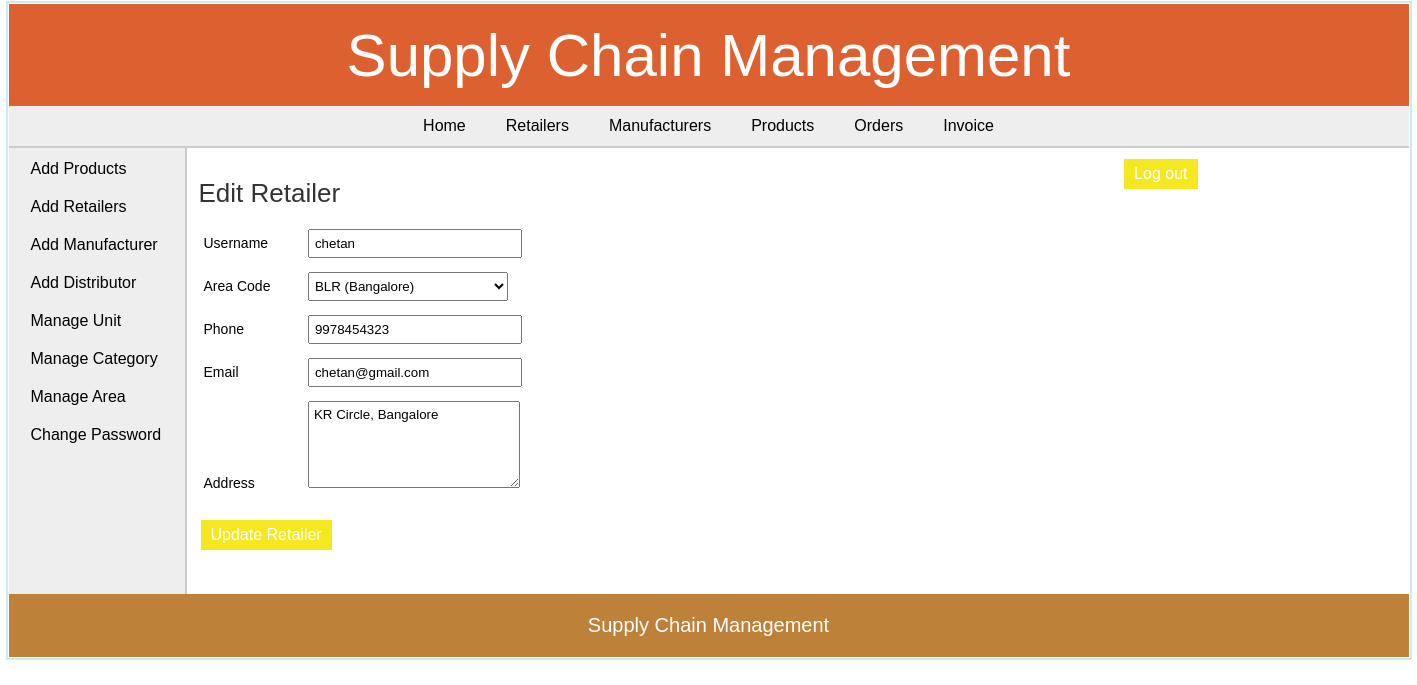
The page /admin/edit_retailer.php?id=1 (signed in) on the database its author committed.
### tables this page shows
CREATE TABLE `retailer` (
  `retailer_id` int(11) NOT NULL,
  `username` varchar(25) NOT NULL,
  `password` varchar(25) NOT NULL,
  `address` varchar(200) NOT NULL,
  `area_id` int(11) NOT NULL,
  `phone` varchar(10) NOT NULL,
  `email` varchar(50) DEFAULT NULL
);

CREATE TABLE `area` (
  `area_id` int(11) NOT NULL,
  `area_name` varchar(50) NOT NULL,
  `area_code` varchar(10) NOT NULL
);

### admin/edit_retailer.php (the view, shortened to what this page needs)
<?php
	include("../includes/config.php");
	if(isset($_SESSION['admin_login'])) {
		if($_SESSION['admin_login'] == true) {
			$id = $_GET['id'];
			$query_selectRetailerDetails = "SELECT * FROM retailer WHERE retailer_id='$id'";
			$result_selectRetailerDetails = mysqli_query($con,$query_selectRetailerDetails);
			$row_selectRetailerDetails = mysqli_fetch_array($result_selectRetailerDetails);
			$usernameErr = $passwordErr = $phoneErr = $emailErr = $requireErr = $confirmMessage = "";
			$query_selectArea = "SELECT * FROM area";
			$result_selectArea = mysqli_query($con,$query_selectArea);
		}
		else {
			header('Location:../index.php');
		}
	}
	else {
		header('Location:../index.php');
	}
?>
<!DOCTYPE html>
<html>
<head>
	<link rel="stylesheet" href="../includes/main_style.css" >
</head>
<body>
	<?php
		include("../includes/header.inc.php");
		include("../includes/nav_admin.inc.php");
		include("../includes/aside_admin.inc.php");
	?>
	<section>
		<h1>Edit Retailer</h1>
		<form action="" method="POST" class="form">
		<ul class="form-list">
		<li>
			<div class="label-block"> <label for="retailer:username">Username</label> </div>
			<div class="input-box"> <input type="text" id="retailer:username" name="txtRetailerUname" placeholder="Username" value="<?php echo $row_selectRetailerDetails['username']; ?>" required /> </div> <span class="error_message"><?php echo $usernameErr; ?></span>
		</li>
		<li>
			<div class="label-block"> <label for="retailer:areaCode">Area Code</label> </div>
			<div class="input-box">
				<select name="cmbAreaCode" id="retailer:areaCode">
			<?php while($row_selectArea = mysqli_fetch_array($result_selectArea)) { ?>
					<option value="<?php echo $row_selectArea["area_id"]; ?>" <?php if($row_selectRetailerDetails['area_id'] == $row_selectArea["area_id"]){echo "selected";} ?>><?php echo $row_selectArea["area_code"]." (".$row_selectArea["area_name"].")"; ?></option>
			<?php } ?>
				</select>
			 </div>
		</li>
		<li>
			<div class="label-block"> <label for="retailer:phone">Phone</label> </div>
			<div class="input-box"> <input type="text" id="retailer:phone" name="txtRetailerPhone" placeholder="Phone" value="<?php echo $row_selectRetailerDetails['phone']; ?>" /> </div> <span class="error_message"><?php echo $phoneErr; ?></span>
		</li>
		<li>
			<div class="label-block"> <label for="retailer:email">Email</label> </div>
			<div class="input-box"> <input type="text" id="retailer:email" name="txtRetailerEmail" placeholder="Email" value="<?php echo $row_selectRetailerDetails['email']; ?>" required /> </div> <span class="error_message"><?php echo $emailErr; ?></span>
		</li>
		<li>
			<div class="label-block"> <label for="retailer:address">Address</label> </div>
			<div class="input-box"> <textarea type="text" id="retailer:address" name="txtRetailerAddress" placeholder="Address"><?php echo $row_selectRetailerDetails['address']; ?></textarea> </div>
		</li>
		<li>
			<input type="submit" value="Update Retailer" class="submit_button" /> <span class="error_message"> <?php echo $requireErr; ?> </span><span class="confirm_message"> <?php echo $confirmMessage; ?> </span>
		</li>
		</ul>
		</form>
	</section>
	<?php
		include("../includes/footer.inc.php");
	?>
</body>
</html>

### includes/main_style.css (style rules this page uses)
* { font-family: arial,sans-serif; margin:0px; padding:1px; }
body { width:1400px; margin:auto; border:2px solid #cbecec; }
li { list-style:none; margin:0px; }
label { margin:5px 1px; font-size:14px; }
.label-block { display:inline-block; width:100px; }
.input-box { display:inline-block; margin:5px 0px; }
.input-box input { width:200px; padding:5px 5px; margin:auto; }
.input-box textarea { width:200px; height:75px; padding:5px 5px; }
.input-box select { padding:5px 2px; width:200px; margin:auto; }
.submit_button { font-size:16px; margin-top:20px; margin-right:20px; padding:6px 10px; background-color:#f5e720; border:none; color:white; }
.error_message { margin-left:5px; color:red; }
.confirm_message { margin-left:5px; color:rgb(197, 224, 197); }
section { width:1000px; padding:10px; padding-bottom:40px; }
section h1 { margin-bottom:10px; font-weight:normal; color:#333; font-size: 26px; }

### rows shown on the page
retailer: txtRetailerUname "chetan", cmbAreaCode "BLR (Bangalore)", txtRetailerPhone "9978454323", txtRetailerEmail "chetan@gmail.com", txtRetailerAddress "KR Circle, Bangalore"
